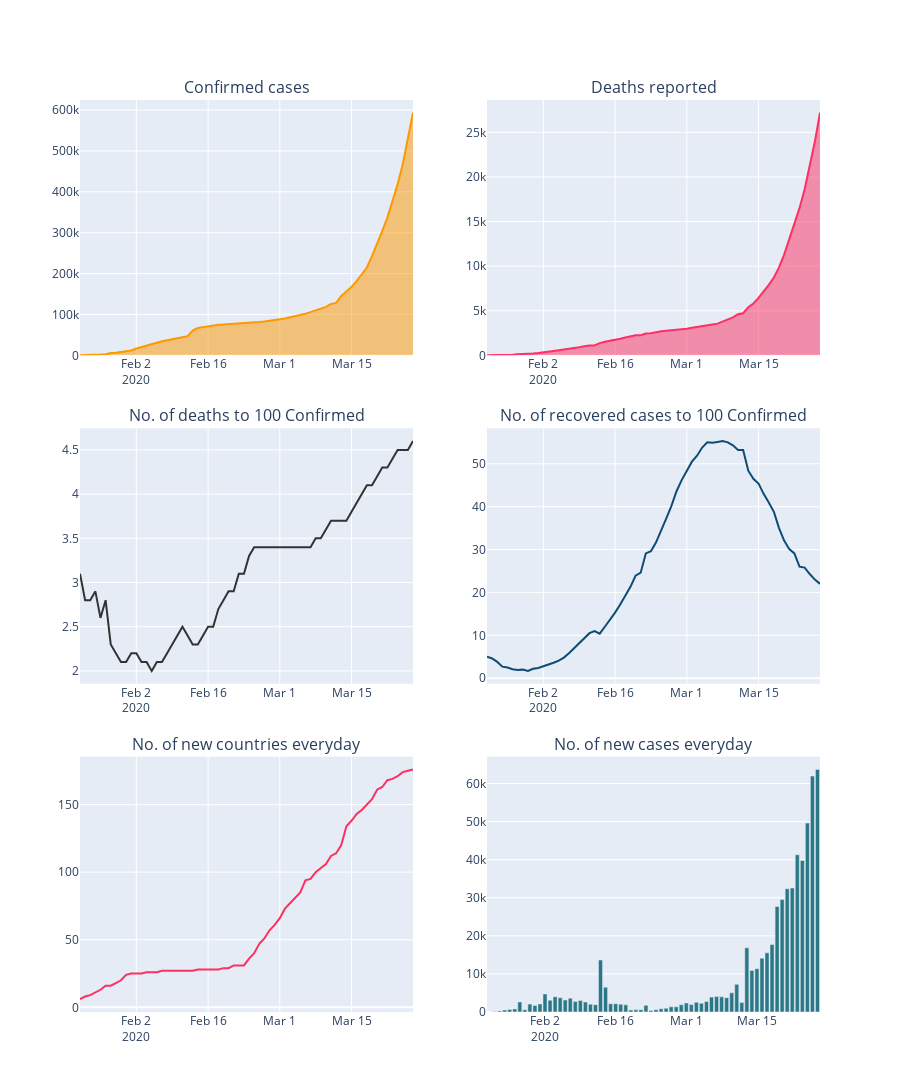

Notebook code for this chart:
### Code cell
# ------------------------------------------------------------------------------------------

temp = full_table.groupby('Date')['Confirmed', 'Deaths', 'Recovered'].sum().reset_index()
temp['No. of Deaths to 100 Confirmed Cases'] = round(temp['Deaths']/temp['Confirmed'], 3)*100
temp['No. of Recovered to 100 Confirmed Cases'] = round(temp['Recovered']/temp['Confirmed'], 3)*100

fig_1 = px.area(temp, x="Date", y="Confirmed", color_discrete_sequence = [act])
fig_2 = px.area(temp, x="Date", y="Deaths", color_discrete_sequence = [dth])
fig_3 = px.line(temp, x="Date", y="No. of Deaths to 100 Confirmed Cases",  color_discrete_sequence=['#333333'])
fig_4 = px.line(temp, x="Date", y="No. of Recovered to 100 Confirmed Cases",  color_discrete_sequence=['#0f4c75'])

# ------------------------------------------------

spread = full_table[full_table['Confirmed']!=0].groupby('Date')['Country/Region'].unique().apply(len)
spread = pd.DataFrame(spread).reset_index()

fig_5 = px.line(spread, x='Date', y='Country/Region',  color_discrete_sequence=[dth])

# -------------------------------------------------------------------------------------------

temp = full_table.groupby(['Country/Region', 'Date', ])['Confirmed', 'Deaths']
temp = temp.sum().diff().reset_index()

mask = temp['Country/Region'] != temp['Country/Region'].shift(1)

temp.loc[mask, 'Confirmed'] = np.nan
temp.loc[mask, 'Deaths'] = np.nan

temp = temp.groupby('Date')['Confirmed'].sum().reset_index()

fig_6 = px.bar(temp, x="Date", y="Confirmed", color_discrete_sequence=['#2a7886'])
fig_6.update_layout(xaxis_rangeslider_visible=True)

# ==========================================================================================

fig = make_subplots(rows=3, cols=2, shared_xaxes=False, vertical_spacing=0.08, horizontal_spacing=0.1,
                    subplot_titles=('Confirmed cases', 'Deaths reported', 
                                    'No. of deaths to 100 Confirmed', 'No. of recovered cases to 100 Confirmed', 
                                    'No. of new countries everyday', 'No. of new cases everyday'))

fig.add_trace(fig_1['data'][0], row=1, col=1)
fig.add_trace(fig_2['data'][0], row=1, col=2)
fig.add_trace(fig_3['data'][0], row=2, col=1)
fig.add_trace(fig_4['data'][0], row=2, col=2)
fig.add_trace(fig_5['data'][0], row=3, col=1)
fig.add_trace(fig_6['data'][0], row=3, col=2)

fig.update_layout(height=1200)
